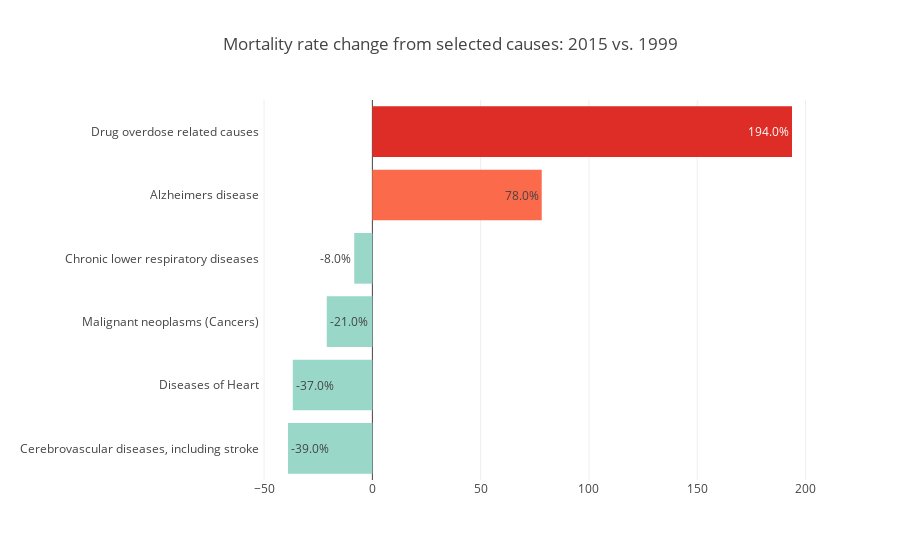

Notebook cell for this chart:
### Code cell
# Create chart with change over time

df = deaths_year_comp[deaths_year_comp["Year"]==2015.0].sort_values("Growth since 1999")
x = "Growth since 1999"
y = "Cause"
category = "Cause"

scl = {
    'Drug overdose related causes': 'rgb(222,45,38)',
    'Alzheimers disease': 'rgb(251,106,74)',
    'Cerebrovascular diseases, including stroke': 'rgb(153,216,201)',
    'Chronic lower respiratory diseases': 'rgb(153,216,201)',
    'Diseases of Heart': 'rgb(153,216,201)',
    'Malignant neoplasms (Cancers)': 'rgb(153,216,201)'
                 }

groups = df[category].unique()
data = []

for item in groups: 
    data.append(
        Bar(
            x = df[df[category]==item][x],
            y = df[df[category]==item][y],
            name = item,
            text = df[df[category]==item][x].round(0).astype("str")+"%",
            textposition = 'auto',
            orientation = 'h',
            marker=dict(color = scl[item])
            )
        )


layout = dict(
    title = 'Mortality rate change from selected causes: 2015 vs. 1999',
    showlegend = False,
    margin=Margin(
        l=260
    ),
)

# data = [trace]

fig = dict(data=data, layout=layout)
py.iplot(fig, filename='deaths_years')

### Figure 1 — Plotly figure (JSON) as saved in the notebook; plotly's stock layout.template omitted (floating-point values rounded to 4 significant figures)
{"data": [{"marker": {"color": "rgb(153,216,201)"}, "name": "Cerebrovascular diseases, including stroke", "orientation": "h", "text": ["-39.0%"], "textposition": "auto", "type": "bar", "x": [-38.96], "y": ["Cerebrovascular diseases, including stroke"]}, {"marker": {"color": "rgb(153,216,201)"}, "name": "Diseases of Heart", "orientation": "h", "text": ["-37.0%"], "textposition": "auto", "type": "bar", "x": [-36.75], "y": ["Diseases of Heart"]}, {"marker": {"color": "rgb(153,216,201)"}, "name": "Malignant neoplasms (Cancers)", "orientation": "h", "text": ["-21.0%"], "textposition": "auto", "type": "bar", "x": [-21.07], "y": ["Malignant neoplasms (Cancers)"]}, {"marker": {"color": "rgb(153,216,201)"}, "name": "Chronic lower respiratory diseases", "orientation": "h", "text": ["-8.0%"], "textposition": "auto", "type": "bar", "x": [-8.37], "y": ["Chronic lower respiratory diseases"]}, {"marker": {"color": "rgb(251,106,74)"}, "name": "Alzheimers disease", "orientation": "h", "text": ["78.0%"], "textposition": "auto", "type": "bar", "x": [78.18], "y": ["Alzheimers disease"]}, {"marker": {"color": "rgb(222,45,38)"}, "name": "Drug overdose related causes", "orientation": "h", "text": ["194.0%"], "textposition": "auto", "type": "bar", "x": [193.8], "y": ["Drug overdose related causes"]}], "layout": {"margin": {"l": 260}, "showlegend": false, "title": "Mortality rate change from selected causes: 2015 vs. 1999"}}
